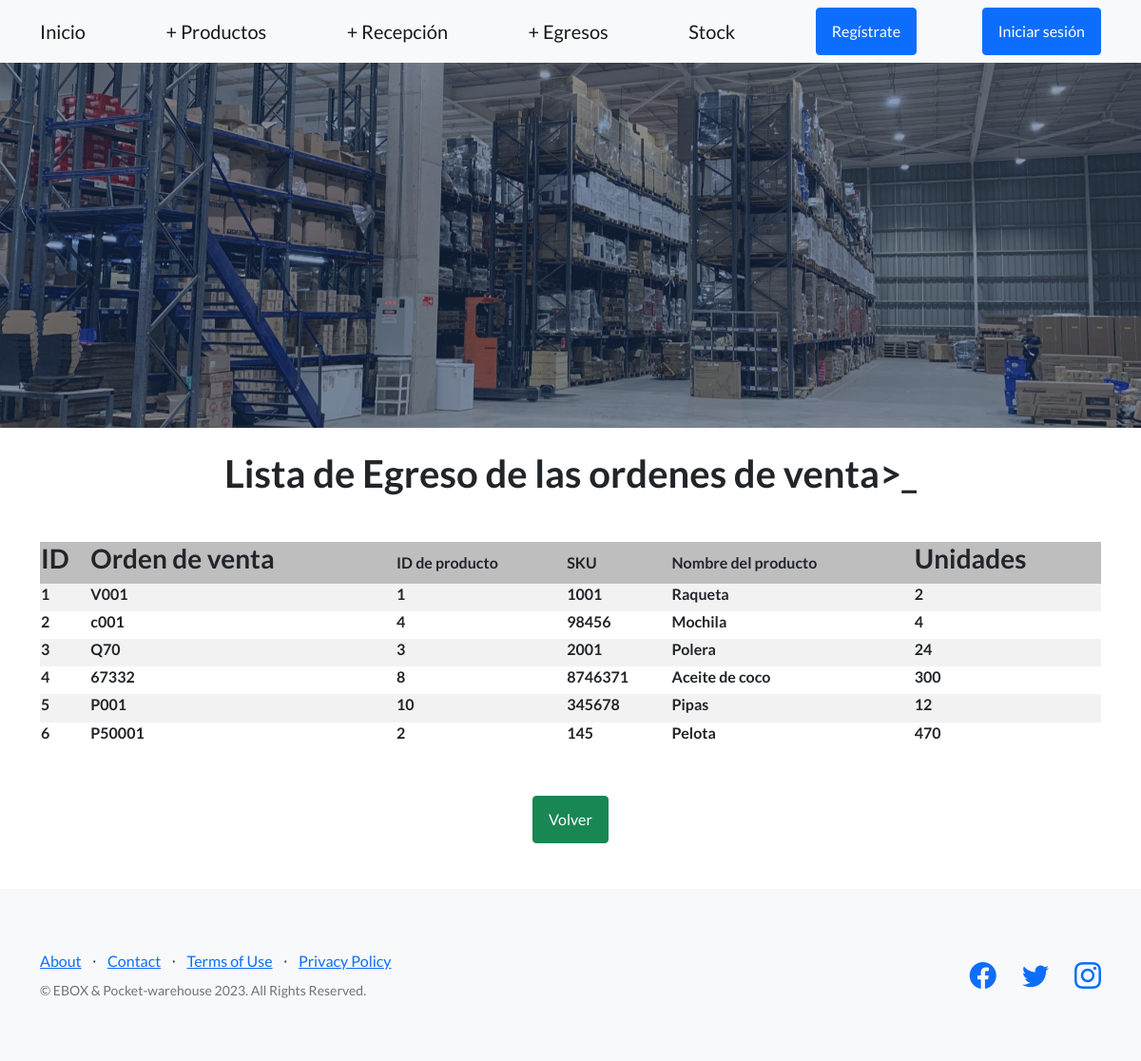
The page /eboxApp/egreso/wEgreso_full/ on the database as committed earlier.
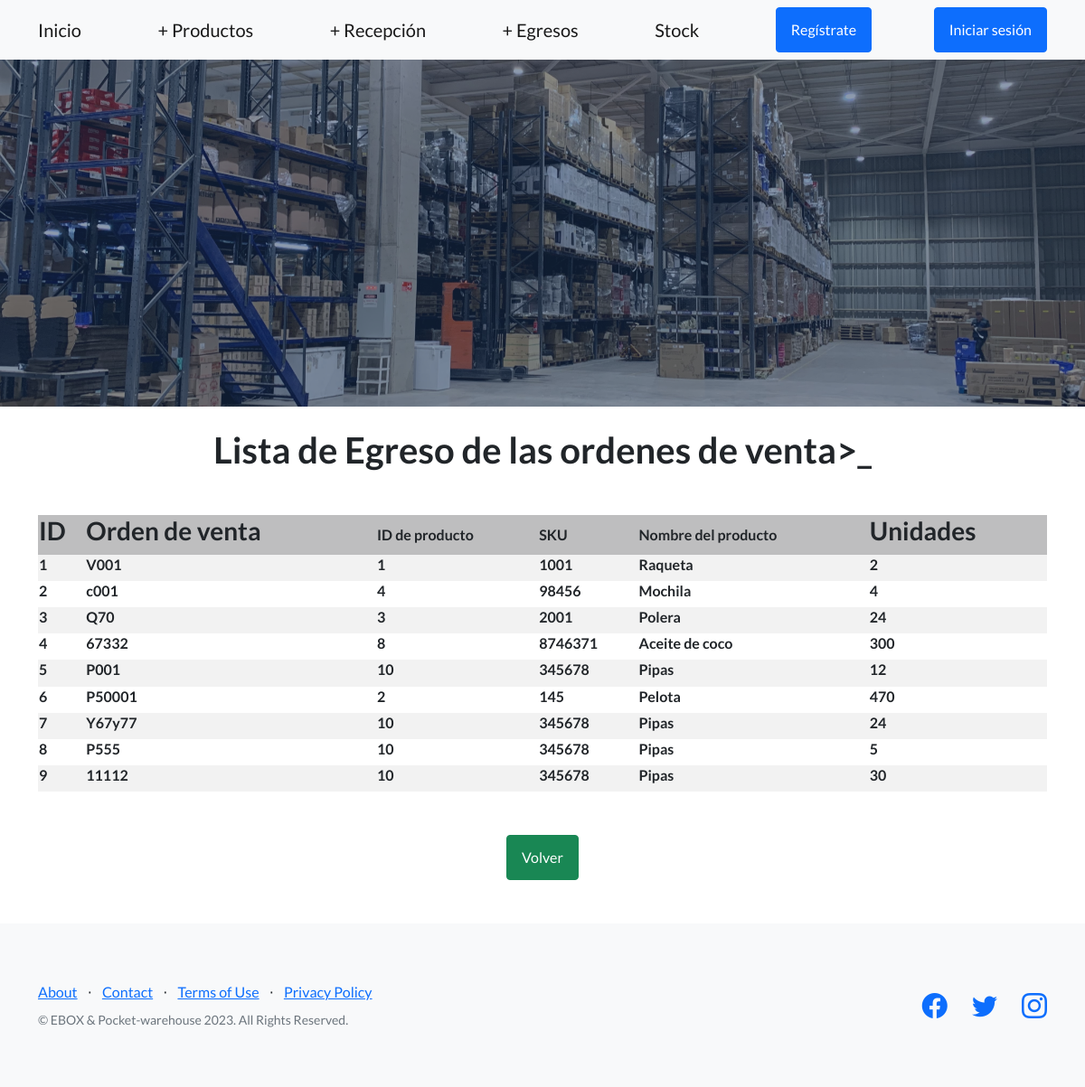
The same page on the database as committed later.
### eboxApp/models.py (models this page shows, shortened)
class Salida(models.Model):
    sku_out = models.ForeignKey(Maestra, on_delete=models.CASCADE)
    unidades_out = models.IntegerField()
    orden_venta = models.CharField(max_length=100)

class Maestra(models.Model):
    nombre_producto = models.CharField(max_length=300)
    numero_sku = models.IntegerField()
    categoria = models.CharField(max_length=300)

### eboxApp/views.py (the view)
# urls.py: path('egreso/wEgreso_full/', views.buscarEgreso, name = 'buscarTodoEgreso'),
def buscarEgreso(request):
    if request.method == 'GET': # si existe un post
        salidas = Salida.objects.all()
        return render(request, 'eboxApp/wEgreso_full.html', {'salidas':salidas })

### eboxApp/templates/eboxApp/wEgreso_full.html (shortened to what this page needs)
{% extends "eboxApp/base.html" %}
    {% load static %}
{% block contenido_que_cambia %}
<div class="container" align="center">
    <br>
    <h1 class="mb-5">Lista de Egreso de las ordenes de venta>_</h1>
    {% if salidas %}
                    <table>
                        <tr>
                            <th style="text-align: left"><h3>ID</h3></th>
                            <th style="text-align: left"><h3>Orden de venta</h3></th>
                            <th style="text-align: left">ID de producto</th>
                            <th style="text-align: left">SKU</th>
                            <th style="text-align: left">Nombre del producto</th>
                            <th style="text-align: left"><h3>Unidades</h3></th>
                        </tr>
                        {% for i in salidas %}
                        <tr>
                            <td style="text-align: left"><h6>{{i.pk}}</h6></td>
                            <td style="text-align: left"><h6>{{i.orden_venta}}</h6></td>
                            <td style="text-align: left"><h6>{{i.sku_out.id}}</h6></td>
                            <td style="text-align: left"><h6>{{i.sku_out.numero_sku}}</h6></td>
                            <td style="text-align: left"><h6>{{i.sku_out.nombre_producto}}</h6></td>
                            <td style="text-align: left"><h6>{{i.unidades_out}}</h6></td>
                        </tr>
                        {% endfor %}
                    </table>
                <br>
                <br>
                <a class="btn btn-success" align = "center" href={% url 'eboxApp:Egreso' %}>Volver</a>
    {% endif %}
</div>
{% endblock %}

Rows that differ between the two databases and show on the page:
added Salida: pk "7", orden_venta "Y67y77", sku_out.id "10", sku_out.numero_sku "345678", sku_out.nombre_producto "Pipas", unidades_out "24"
added Salida: pk "8", orden_venta "P555", sku_out.id "10", sku_out.numero_sku "345678", sku_out.nombre_producto "Pipas", unidades_out "5"
added Salida: pk "9", orden_venta "11112", sku_out.id "10", sku_out.numero_sku "345678", sku_out.nombre_producto "Pipas", unidades_out "30"
